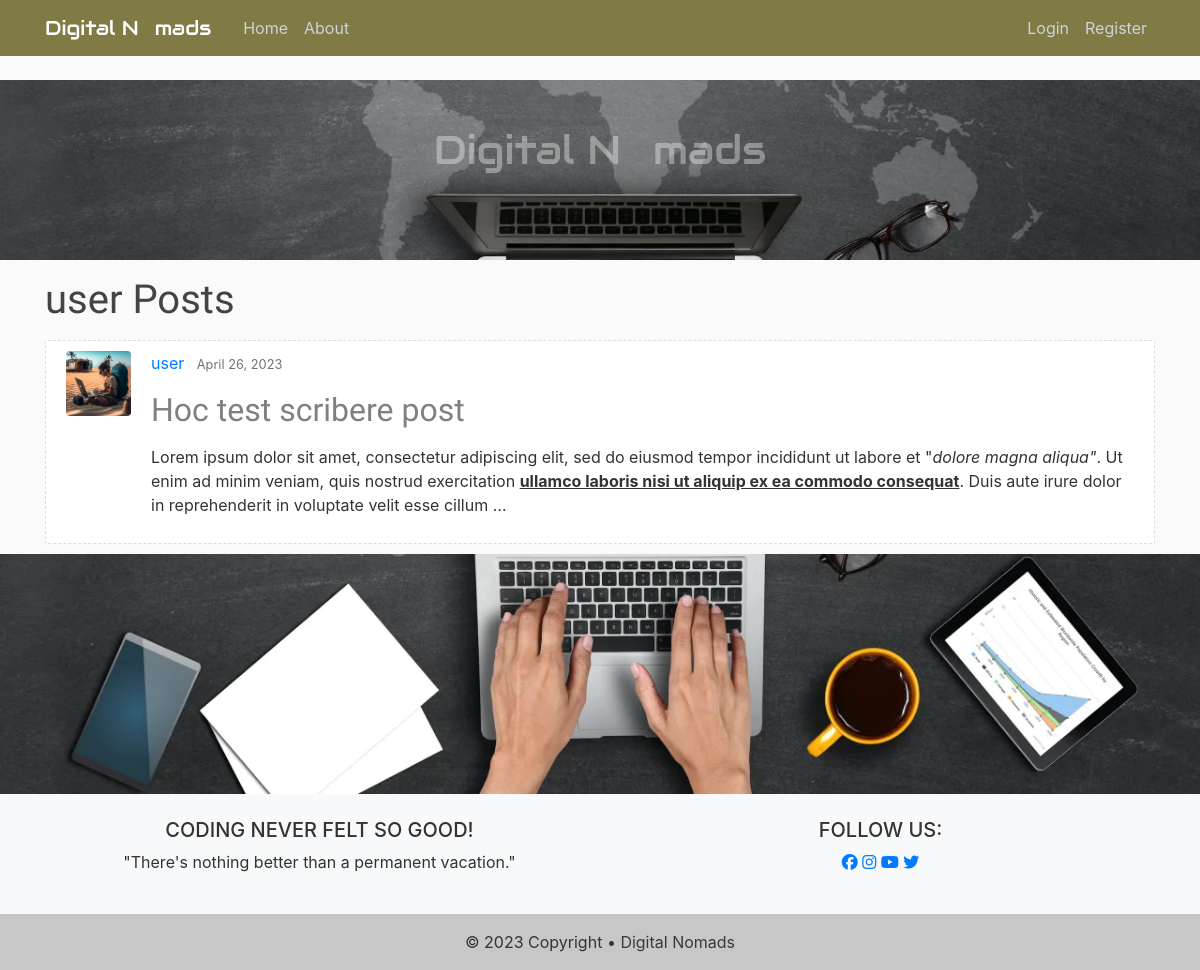
/user/user, run on an earlier commit of the app's database.
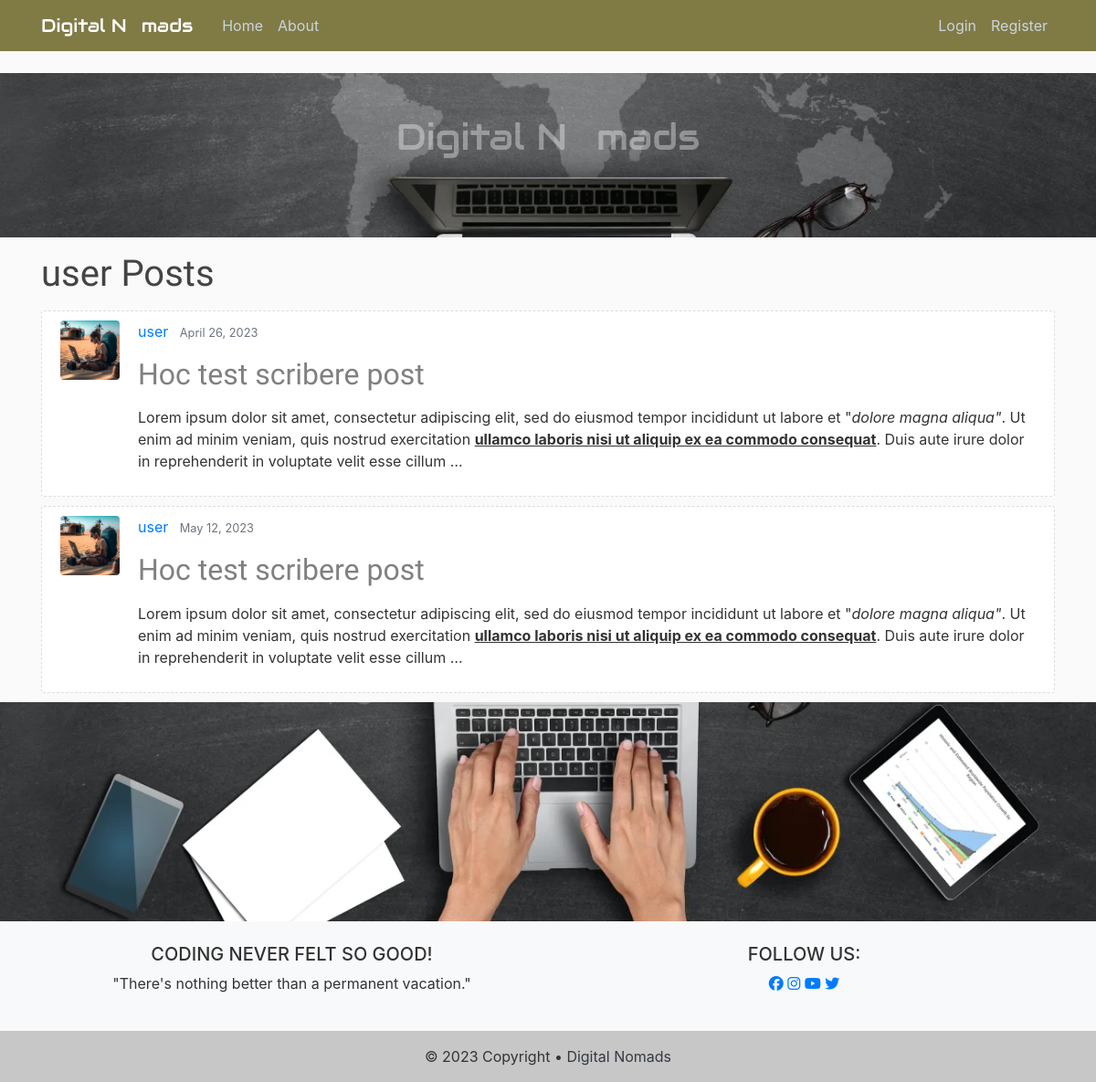
And on a later commit of the database.
### blog/models.py (models this page shows, shortened)
class Post(models.Model):
    title = models.CharField(max_length=150)                    # Title field for 150 characters
    content = RichTextField(blank=True, null=True)                                # Text field
    date_posted = models.DateTimeField(default=timezone.now)    # Time Stamp for the defaults Time Zone
    author = models.ForeignKey(User, on_delete=models.CASCADE)  # User if User gets delete, so are its Posts
    likes = models.ManyToManyField(User, related_name='posts')

### users/models.py (models this page shows, shortened)
class Profile(models.Model):
    user = models.OneToOneField(User, on_delete=models.CASCADE)
    image = models.ImageField(default='default.png', upload_to='profile_img')

### blog/views.py (the view)
# urls.py: path('user/<str:username>', UserPostListView.as_view(), name='post-user'),
class UserPostListView(ListView):
    model = Post
    template_name = 'blog/post_user.html'
    context_object_name = 'posts'
    ordering = ['-date_posted']
    paginate_by = 6
    def get_queryset(self):
        user = get_object_or_404(User, username=self.kwargs.get('username'))
        return Post.objects.filter(author=user)

### blog/templates/blog/post_user.html (shortened to what this page needs)
{% extends "blog/base.html" %}
{% block content %}
    <h1 class="mb-3">{{ view.kwargs.username }} Posts</h1>
    {% for post in posts %}
        <article class="media panels">
          <img class="rounded img-frame" src="{{ post.author.profile.image.url }}" alt="">
          <div class="media-body">
            <div class="article-metadata">
              <a class="mr-2" href="{% url 'post-user' post.author.username %}">{{ post.author }}</a>
              <small class="text-muted">{{ post.date_posted|date:"N d, Y" }}</small>
            </div>
            <h2><a class="title" href="{% url 'post-detail' post.id %}">{{ post.title }}</a></h2>
            <p class="post-content">{{ post.content|truncatewords_html:50|safe }}</p>
          </div>
        </article>
    {% endfor %}
{% endblock %}

### blog/templates/blog/base.html (shortened to what this page needs)
{% load static %}
<!DOCTYPE html>
<html>
<head>
    <link rel="stylesheet" href="https://maxcdn.bootstrapcdn.com/bootstrap/4.0.0/css/bootstrap.min.css">
    <link rel="stylesheet" type="text/css" href="{% static '/css/style.css' %}">
</head>
<body>
    <div class="picheader">
      <h1 class="centered">Digital N<box-icon class="cog" name='cog' animation='spin' color='rgba(255, 0, 0, 0.37)' size="2rem"></box-icon>mads</h1>
    </div>
    <header class="header">
      <nav class="navbar navbar-expand-md navbar-dark bg-steel fixed-top">
        <div class="container">
          <a class="navbar-brand mr-4 logo" href="{% url 'blog-home' %}">Digital N<box-icon name='cog' animation='spin' color='#ffffff' size="1rem"></box-icon>mads</a>
          <div class="collapse navbar-collapse" id="navbarToggle">
            <div class="navbar-nav mr-auto">
              <a class="nav-item nav-link" href="{% url 'blog-home' %}">Home</a>
              <a class="nav-item nav-link" href="{% url 'blog-about' %}">About</a>
            </div>
            <div class="navbar-nav">
              {% if user.is_authenticated %}
                <a class="nav-item nav-link" href="{% url 'post-create' %}">Post</a>
                <a class="nav-item nav-link" href="{% url 'profile' %}">Profile</a>
                <a class="nav-item nav-link" href="{% url 'logout' %}">Logout</a>
              {% else %}
                <a class="nav-item nav-link" href="{% url 'login' %}">Login</a>
                <a class="nav-item nav-link" href="{% url 'register' %}">Register</a>
              {% endif %}
            </div>
          </div>
        </div>
      </nav>
    </header>
    <main role="main" class="container">
      <div class="row">
        <div class="col-md-12">
          {% block content %}
          {% endblock %}
        </div>
    </main>
      <div class="picfooter"></div>
      <footer class="bg-light text-center text-lg-start">
        <div class="container p-4">
          <div class="row">
            <div class="col-lg-6 col-md-12 mb-4 mb-md-0">
              <h5 class="text-uppercase">Coding never felt so good!</h5>
              <p>
                "There's nothing better than a permanent vacation."
              </p>
            </div>
            <div class="col-lg-6 col-md-12 mb-4 mb-md-0">
              <h5 class="text-uppercase">Follow us:</h5>
              <p>
                <a href="https://www.facebook.com/" aria-label="Link to Facebook" target="_blank"><i class="fa-brands fa-facebook"></i></a>
                <a href="https://www.instagram.com/" aria-label="Link to Instagram" target="_blank"><i class="fa-brands fa-instagram"></i></a>
                <a href="https://www.youtube.com/" aria-label="Link Youtube" target="_blank"><i class="fa-brands fa-youtube"></i></a>
                <a href="https://www.twitter.com/" aria-label="Link to Twitter" target="_blank"><i class="fa-brands fa-twitter"></i></a>
              </p>
            </div>
          </div>
        </div>
        <div class="text-center p-3" style="background-color: rgba(0, 0, 0, 0.2);">
          © 2023 Copyright •
          <a class="text-dark" href="#">Digital Nomads</a>
        </div>
      </footer>
</body>
</html>

### blog/static/css/style.css (style rules this page uses)
body { background: #fafafa; color: #333333; margin-top: 5rem; }
.panels { background: #ffffff; padding: 10px 20px; border: 1px dashed #dddddd; border-radius: 3px; margin-bottom: 10px; }
.logo { font-family: 'Audiowide', sans-serif; }
h1, h2, h3 { font-family: 'Staatliches', sans-serif; color: #444444; margin-top: 1rem; }
.bg-steel { background-color: #807a45; }
.header .navbar-nav .nav-link { color: #cbd5db; font-size: 1rem; }
.centered { position: absolute; top: 30%; left: 50%; transform: translate(-50%, -50%); font-family: 'Audiowide', sans-serif; color: rgba(255, 255, 255, 0.37); }
.picheader { height: 50px; width: 100%; background: url(/picheader.webp) no-repeat center; background-size: 100%; padding-top: 15vw; object-fit: cover; position: relative; text-align: center; color: white; }
a.title { color: #808080; text-decoration: none; }
.post-content { white-space: pre-line; }
.img-frame { height: 65px; width: 65px; margin-right: 20px; }
.picfooter { height: 50px; width: 100%; background: url(/picheader.webp) no-repeat center bottom; background-size: 100%; padding-bottom: 20vw; object-fit: cover; }

What changed in the data, as far as the page shows it:
added Post: author.profile.image (placeholder picture), author "user", date_posted "May 12, 2023", title "Hoc test scribere post", content "Lorem ipsum dolor sit amet, consectetur adipiscing elit, sed do eiusmod tempor incididunt ut labore et \" dolore magna aliqua\" . Ut enim ad minim veniam, quis nostrud exercitation ullamco laboris nisi ut aliquip ex ea commodo consequat . Duis aute irure dolor in reprehenderit in voluptate velit esse cillum …"
